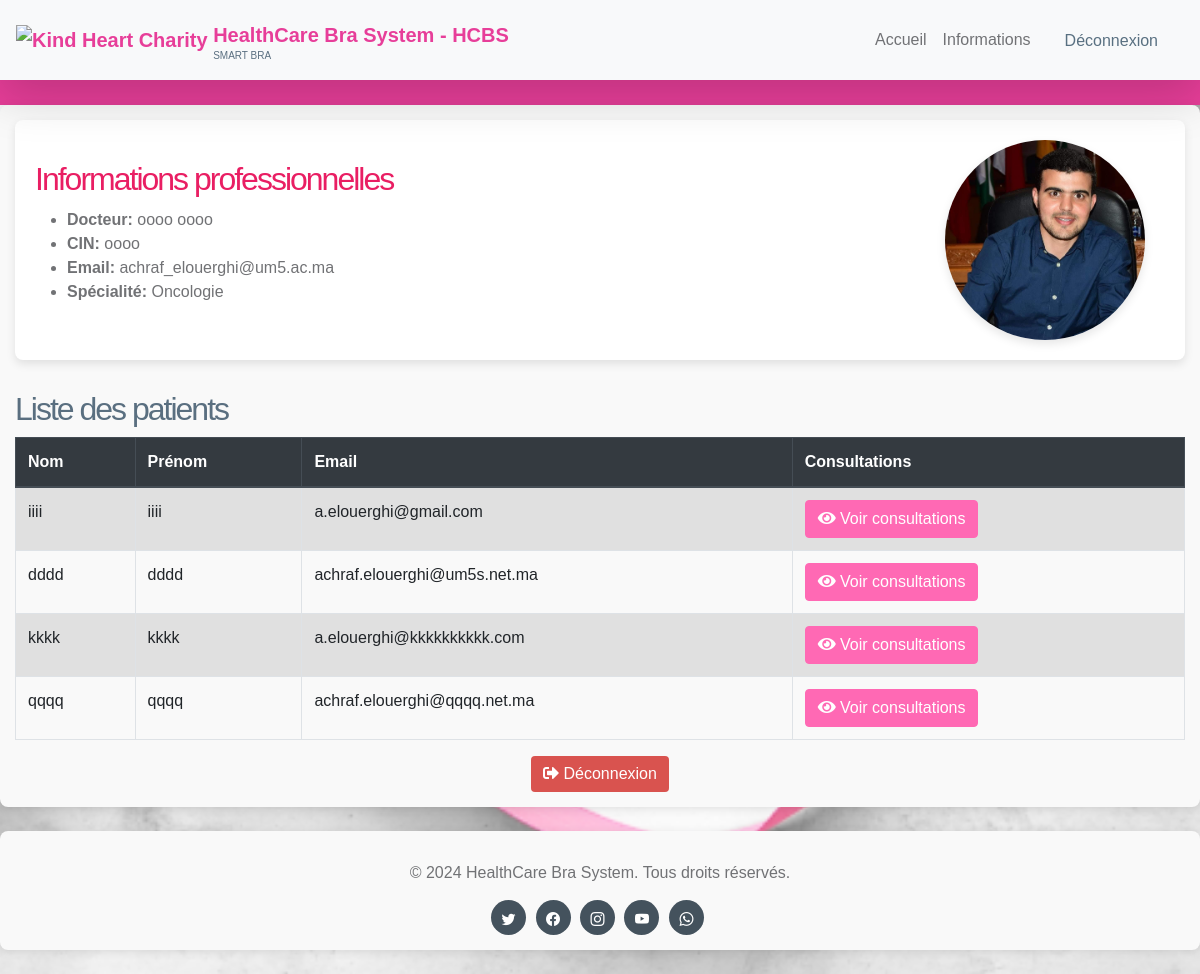
Page /dashboard/medecin (signed in) on the committed database.
### models.py (models this page shows)
class Medecin(db.Model):
    __tablename__ = 'medecins'
    id = db.Column(db.Integer, primary_key=True)
    first_name = db.Column(db.String(100), nullable=False)
    last_name = db.Column(db.String(100), nullable=False)
    cin = db.Column(db.String(20), unique=True, nullable=False)
    email = db.Column(db.String(120), unique=True, nullable=False)
    username = db.Column(db.String(80), unique=True, nullable=False)
    password = db.Column(db.String(80), nullable=False)
    specialite = db.Column(db.String(120), nullable=False)
    adresse = db.Column(db.String(200), nullable=False)
    ville = db.Column(db.String(100), nullable=False)
    photo = db.Column(db.String(200), nullable=True)
    patients = db.relationship('Patient', back_populates='medecin')
    commentaires = db.relationship('Commentaire', back_populates='medecin')

class Patient(db.Model):
    __tablename__ = 'patients'
    id = db.Column(db.Integer, primary_key=True)
    first_name = db.Column(db.String(100), nullable=False)
    last_name = db.Column(db.String(100), nullable=False)
    cin = db.Column(db.String(20), unique=True, nullable=False)
    email = db.Column(db.String(120), unique=True, nullable=False)
    username = db.Column(db.String(80), unique=True, nullable=False)
    password = db.Column(db.String(80), nullable=False)
    ville = db.Column(db.String(50), nullable=False)
    photo = db.Column(db.String(200), nullable=True)
    medecin_id = db.Column(db.Integer, db.ForeignKey('medecins.id'))
    medecin = db.relationship('Medecin', back_populates='patients')
    diagnostics = db.relationship('Diagnostic', back_populates='patient')
    commentaires = db.relationship('Commentaire', back_populates='patient')
    consultations = db.relationship('Consultation', back_populates='patient', cascade="all, delete-orphan")
    sensor_values = db.Column(db.String(1000), nullable=True)
    sensor_data = db.Column(db.Text, nullable=True)

### app.py (the view)
@app.route('/dashboard/medecin')
def dashboard_medecin():
    medecin_id = session.get('medecin_id')  # Vérifiez que vous récupérez l'ID du médecin connecté
    if not medecin_id:
        return redirect(url_for('login'))  # Rediriger si le médecin n'est pas connecté
    medecin = Medecin.query.get(medecin_id)
    patients = Patient.query.filter_by(medecin_id=medecin_id).all()
    for patient in patients:
        patient.diagnostics = Diagnostic.query.filter_by(patient_id=patient.id).all()
        patient.diagnostics = Diagnostic.query.filter_by(patient_id=patient.id).all()
        for diagnostic in patient.diagnostics:
            diagnostic.commentaires = Commentaire.query.filter_by(diagnostic_id=diagnostic.id).all()
    return render_template('dashboard_medecin.html', medecin=medecin, patients=patients)

### templates/dashboard_medecin.html (shortened to what this page needs)
<!DOCTYPE html>
<html lang="fr">
<head>
    <body id="section_1">
    <link rel="stylesheet" href="{{ url_for('static', filename='css/bootstrap.min.css') }}">
    <link rel="stylesheet" href="{{ url_for('static', filename='css/bootstrap-icons.css') }}">
    <link rel="stylesheet" href="{{ url_for('static', filename='css/templatemo-kind-heart-charity.css') }}">
    <link rel="stylesheet" href="https://cdnjs.cloudflare.com/ajax/libs/font-awesome/5.15.4/css/all.min.css">
    <link rel="stylesheet" href="https://stackpath.bootstrapcdn.com/bootstrap/4.5.2/css/bootstrap.min.css">
</head>
        <nav class="navbar navbar-expand-lg bg-light shadow-lg">
            <a class="navbar-brand" href="index.html">
             <img src="{{ url_for('static', filename='images/logo.png') }}" class="logo img-fluid" alt="Kind Heart Charity">
                <span>
                    HealthCare Bra System - HCBS
                    <small>Smart Bra</small>
                </span>
            </a>
            <div class="collapse navbar-collapse" id="navbarNav">
                <ul class="navbar-nav ms-auto">
                    <li class="nav-item">
                        <a class="nav-link click-scroll" href="{{ url_for('indexe')}}">Accueil</a>
                    </li>
                    <li class="nav-item">
                        <a class="nav-link click-scroll" href="{{ url_for('indexe') }}#section_2">Informations</a>
                    </li>
                      <li class="nav-item">
                <a class="nav-link custom-btn custom-border-btn btn" href="{{ url_for('logout') }}" >Déconnexion</a>
</li>
                </ul>
            </div>
    </nav>
         <header class="site-header">
        </header>
    <div class="container">
        <div class="profile-section">
            <div>
                <h2>Informations professionnelles</h2>
                <ul>
                    <li><strong>Docteur:</strong> {{ medecin.first_name}} {{ medecin.last_name }}</li>
                    <li><strong>CIN:</strong> {{ medecin.cin }}</li>
                    <li><strong>Email:</strong> {{ medecin.email }}</li>
                    <li><strong>Spécialité:</strong> {{ medecin.specialite }}</li>
                </ul>
            </div>
            <div>
                <img src="{{ url_for('static', filename='uploads/photos/' + medecin.photo) }}" alt="Photo de profil" width="200" style="float: right; margin-left: 10px;">
            </div>
        </div>
        <div class="table-patients">
            <h2>Liste des patients</h2>
            <table class="table table-bordered table-striped">
                <thead class="thead-dark">
                    <tr>
                        <th>Nom</th>
                        <th>Prénom</th>
                        <th>Email</th>
                        <th>Consultations</th>
                    </tr>
                </thead>
                <tbody>
                    {% for patient in patients %}
                    <tr>
                        <td>{{ patient.last_name }}</td>
                        <td>{{ patient.first_name }}</td>
                        <td>{{ patient.email }}</td>
                        <td>
                            <button type="button" class="btn btn-info" data-toggle="modal" data-target="#consultationModal{{ patient.id }}">
                                <i class="fas fa-eye"></i> Voir consultations
                            </button>
                        </td>
                    </tr>
                    {% endfor %}
                </tbody>
            </table>
        </div>
        <div class="text-center">
            <a href="{{ url_for('logout') }}" class="btn btn-danger"><i class="fas fa-sign-out-alt"></i> Déconnexion</a>
        </div>
    </div>
<footer class="text-center my-4">
    <div class="container">
        <div class="row">
            <div class="col-12 text-center custom-footer-width">
                <p class="mb-0">© 2024 HealthCare Bra System. Tous droits réservés.</p>
            </div>
        </div>
        <div class="row">
            <div class="col-12 text-center">
                <ul class="social-icon">
                    <li class="social-icon-item"><a href="#" class="social-icon-link bi-twitter"></a></li>
                    <li class="social-icon-item"><a href="#" class="social-icon-link bi-facebook"></a></li>
                    <li class="social-icon-item"><a href="#" class="social-icon-link bi-instagram"></a></li>
                    <li class="social-icon-item"><a href="#" class="social-icon-link bi-youtube"></a></li>
                    <li class="social-icon-item"><a href="#" class="social-icon-link bi-whatsapp"></a></li>
                </ul>
            </div>
        </div>
    </div>
</footer>
    </body>
</html>

### static/css/templatemo-kind-heart-charity.css (style rules this page uses)
:root { --white-color: #ffffff; --primary-color: #e73e99; --secondary-color: #5a6f80; --section-bg-color: #f0f8ff; --site-footer-bg-color: #44525d; --custom-btn-bg-color: #597081; --custom-btn-bg-hover-color: #5bc1ac; --dark-color: #000000; --p-color: #717275; --border-color: #e9eaeb; --body-font-family: 'Metropolis', sans-serif; --h1-font-size: 52px; --h2-font-size: 46px; --h3-font-size: 32px; --h4-font-size: 28px; --h5-font-size: 24px; --h6-font-size: 22px; --p-font-size: 16px; --btn-font-size: 18px; --copyright-font-size: 14px; --border-radius-large: 100px; --border-radius-medium: 20px; --border-radius-small: 10px; --font-weight-light: 300; --font-weight-normal: 400; --font-weight-semibold: 600; --font-weight-bold: 700; }
body { background-color: var(--white-color); font-family: var(--body-font-family); }
h2, h3, h4, h5, h6 { color: var(--dark-color); }
h1, h2, h3, h4, h5, h6 { font-weight: var(--font-weight-semibold); letter-spacing: -1px; }
h2 { color: var(--secondary-color); font-size: var(--h2-font-size); letter-spacing: -2px; }
p { color: var(--p-color); font-size: var(--p-font-size); font-weight: var(--font-weight-light); }
ul li { color: var(--p-color); font-size: var(--p-font-size); font-weight: var(--font-weight-normal); }
a, button { touch-action: manipulation; transition: all 0.3s; }
a { color: var(--p-color); text-decoration: none; }
b, strong { font-weight: var(--font-weight-bold); }
.custom-btn { background: var(--secondary-color); border: 2px solid transparent; border-radius: var(--border-radius-large); color: var(--white-color); font-size: var(--btn-font-size); font-weight: var(--font-weight-normal); line-height: normal; padding: 15px 25px; }
.navbar-expand-lg .navbar-nav .nav-link.custom-btn { color: var(--custom-btn-bg-color); margin-top: 8px; padding: 12px 25px; }
.custom-border-btn { background: transparent; border: 2px solid var(--custom-btn-bg-color); color: var(--primary-color); }
.navbar { background: var(--white-color); z-index: 9; padding-top: 0; padding-bottom: 0; }
.navbar-brand { color: var(--primary-color); font-size: var(--h6-font-size); font-weight: var(--font-weight-bold); }
.navbar-brand span { display: inline-block; vertical-align: middle; }
.navbar-brand small { color: var(--secondary-color); display: block; font-size: 10px; line-height: normal; text-transform: uppercase; }
.logo { width: 80px; height: auto; }
.navbar-expand-lg .navbar-nav .nav-link { margin-right: 0; margin-left: 0; padding: 20px; }
.navbar-nav .nav-link { display: inline-block; color: var(--p-color); font-size: var(--p-font-size); font-weight: var(--font-weight-medium); position: relative; padding-top: 15px; padding-bottom: 15px; }
.site-header { background: var(--primary-color); padding-top: 15px; padding-bottom: 10px; }
.social-icon { margin: 0; padding: 0; }
.social-icon-item { list-style: none; display: inline-block; vertical-align: top; }
.social-icon-link { background: var(--site-footer-bg-color); border-radius: var(--border-radius-large); color: var(--white-color); font-size: var(--copyright-font-size); display: block; margin-right: 5px; text-align: center; width: 35px; height: 35px; line-height: 38px; }

### templates/dashboard_medecin.html (style rules this page uses)
.table thead th { background-color:rgba(233, 30, 99, 0.5); color: white; }

### rows in the picture
Medecin: first_name "oooo", last_name "oooo", cin "oooo", email "achraf_elouerghi@um5.ac.ma", specialite "Oncologie", photo (picture)
Patient: last_name "iiii", first_name "iiii", email "a.elouerghi@gmail.com"
Patient: last_name "dddd", first_name "dddd", email "achraf.elouerghi@um5s.net.ma"
Patient: last_name "kkkk", first_name "kkkk", email "a.elouerghi@kkkkkkkkkk.com"
Patient: last_name "qqqq", first_name "qqqq", email "achraf.elouerghi@qqqq.net.ma"
